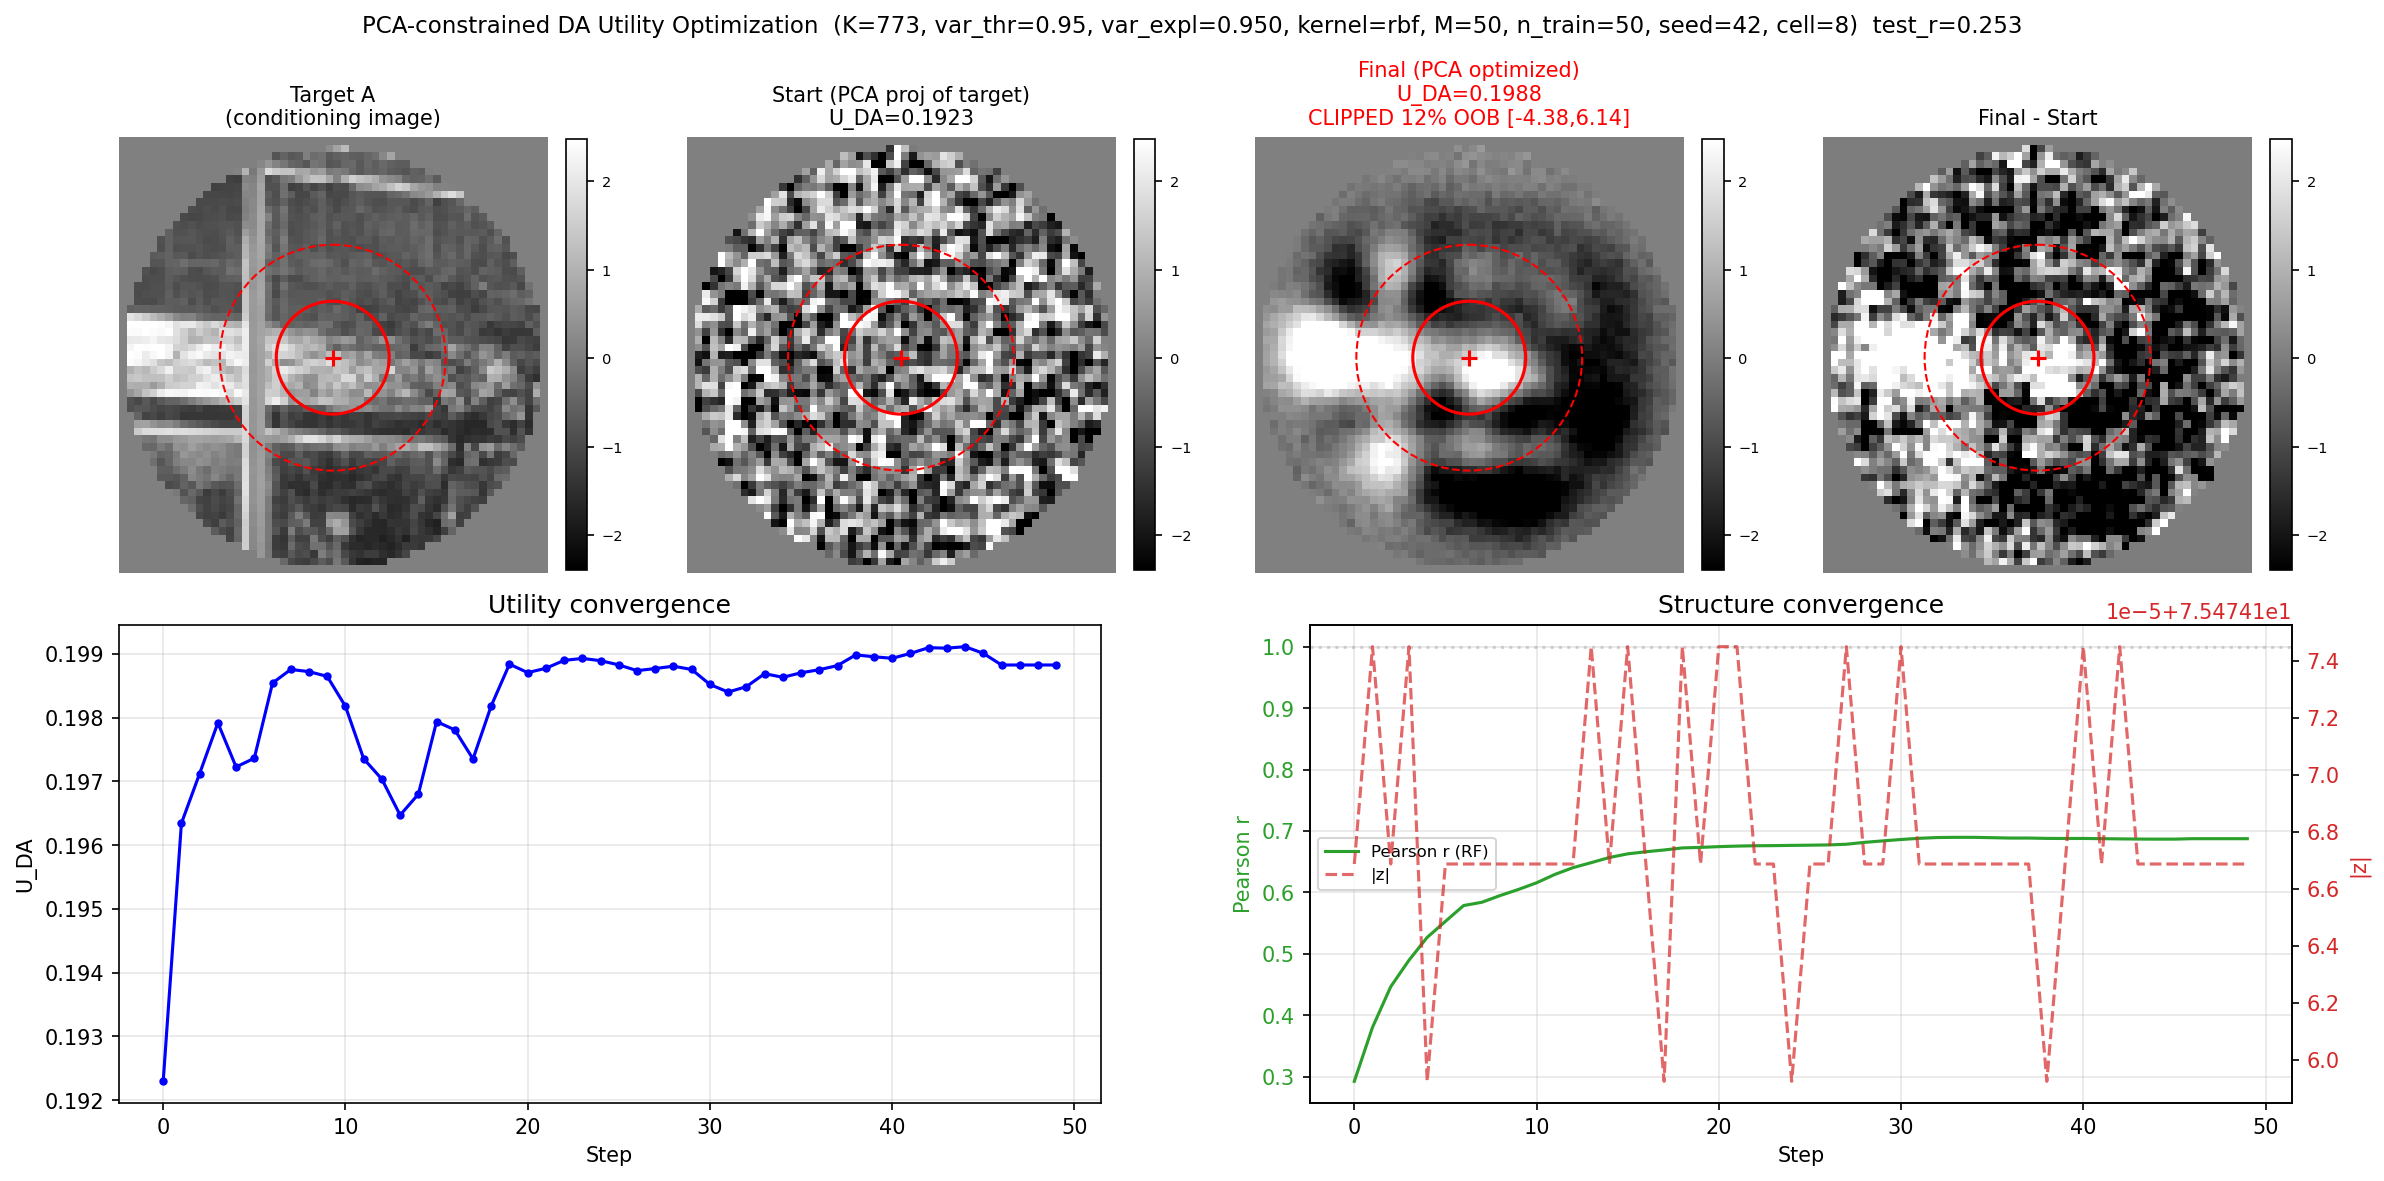

Python code for this plot:
"""
PCA-constrained gradient ascent for distribution-aware utility.

Optimizes x* = mu + V_K @ z to maximize U_DA(x* | observe x_target), where:
- mu = mean of training images (RF-masked pixels)
- V_K = top K principal components of training image covariance
- z in R^K is the optimization variable

The gradient in PCA space: nabla_z U = V_K^T @ nabla_x* U

Model training via setup() from explore_utility.py.
All model params from default_params.json via build_config_from_defaults().

Simplifications in this first version:
- Single target image (x_target = first pool image)
- PCA computed on training images only (not pool)
- K chosen by 95% variance explained threshold (CLI-overridable)
- No pixel bounds enforcement (PCA subspace provides implicit constraint)

Usage:
    python investigations/utility_decompositions/pca_optimization.py

    # Custom PCA components:
    python investigations/utility_decompositions/pca_optimization.py --n-components 50

    # Custom variance threshold:
    python investigations/utility_decompositions/pca_optimization.py --var-threshold 0.99
"""

import sys
import argparse
import numpy as np
import torch
import matplotlib
matplotlib.use('Agg')
import matplotlib.pyplot as plt
from pathlib import Path

# ---------------------------------------------------------------------------
# Path setup
# ---------------------------------------------------------------------------
_script_dir = Path(__file__).resolve().parent
_gpytorch_dir = _script_dir.parent.parent
sys.path.insert(0, str(_gpytorch_dir))

import importlib.util

# Import from local utils.py via importlib to avoid sys.modules shadowing
_local_utils_path = _gpytorch_dir / 'utils.py'
_spec = importlib.util.spec_from_file_location("gpytorch_porting_utils", str(_local_utils_path))
_local_utils = importlib.util.module_from_spec(_spec)
_spec.loader.exec_module(_local_utils)

get_gp_marginal_moments = _local_utils.get_gp_marginal_moments
compute_H = _local_utils.compute_H

# Import from acquisition.py via importlib (same pattern)
_acquisition_path = _gpytorch_dir / 'acquisition.py'
_spec_acq = importlib.util.spec_from_file_location("gpytorch_porting_acquisition", str(_acquisition_path))
_acquisition = importlib.util.module_from_spec(_spec_acq)
_spec_acq.loader.exec_module(_acquisition)

distribution_aware_utility = _acquisition.distribution_aware_utility

# Import from explore_utility.py in utility/ folder
sys.path.insert(0, str(_script_dir.parent / 'utility'))
from explore_utility import setup

from run_single_mode import build_config_from_defaults

# ---------------------------------------------------------------------------
# Investigation-specific constants (optimizer tuning, not model parameters)
# ---------------------------------------------------------------------------
N_STEPS = 50             # outer optimization steps
LR = 0.5                 # LBFGS learning rate
LBFGS_MAX_ITER = 20      # LBFGS inner iterations per step
LBFGS_MAX_EVAL = 25      # LBFGS max function evaluations per step
LBFGS_HISTORY_SIZE = 10  # LBFGS history size
LOG_EVERY = 5            # print every N steps

TARGET_INDEX = 0          # pool image index for target

DEFAULT_VAR_THRESHOLD = 0.95  # fraction of variance to retain
START_NOISE = 5             # noise std relative to ||z_target|| (0 = exact PCA projection)


# ============================================================================
# PCA computation
# ============================================================================

def compute_pca(X_train, rf_mask, var_threshold=0.95, n_components=None):
    """Compute PCA on RF-masked training images.

    Args:
        X_train: (N, d) training images on device
        rf_mask: (d,) boolean mask for RF pixels
        var_threshold: fraction of variance to retain (used if n_components is None)
        n_components: explicit number of components (overrides var_threshold)

    Returns:
        mu_rf: (n_rf,) mean of training images within RF
        V_K: (n_rf, K) top K eigenvectors (columns)
        eigenvalues: (K,) corresponding eigenvalues
        K: number of retained components
        var_explained: fraction of variance explained by K components
    """
    # Extract RF pixels: (N, n_rf)
    X_rf = X_train[:, rf_mask]
    n_train, n_rf = X_rf.shape

    # Mean
    mu_rf = X_rf.mean(dim=0)  # (n_rf,)

    # Center
    X_centered = X_rf - mu_rf.unsqueeze(0)  # (N, n_rf)

    # SVD on centered data for numerical stability
    # X_centered = U @ S @ V^T, so cov = V @ (S^2 / N) @ V^T
    U, S, Vt = torch.linalg.svd(X_centered, full_matrices=False)
    # S: (min(N, n_rf),), Vt: (min(N, n_rf), n_rf)
    # eigenvalues of covariance = S^2 / N
    eigenvalues_all = S ** 2 / n_train  # (min(N, n_rf),)
    V_all = Vt.T  # (n_rf, min(N, n_rf)) -- columns are eigenvectors

    # Determine K
    total_var = eigenvalues_all.sum().item()
    cumvar = torch.cumsum(eigenvalues_all, dim=0) / total_var

    if n_components is not None:
        K = min(n_components, len(eigenvalues_all))
    else:
        # Find smallest K such that cumvar[K-1] >= var_threshold
        above = (cumvar >= var_threshold).nonzero(as_tuple=True)[0]
        if len(above) > 0:
            K = above[0].item() + 1
        else:
            K = len(eigenvalues_all)

    V_K = V_all[:, :K]  # (n_rf, K)
    eigenvalues = eigenvalues_all[:K]  # (K,)
    var_explained = cumvar[K - 1].item()

    print(f"  PCA: n_train={n_train}, n_rf={n_rf}")
    print(f"  K={K} components, variance explained={var_explained:.4f} "
          f"(threshold={var_threshold})")
    print(f"  Eigenvalue range: [{eigenvalues[-1].item():.6f}, {eigenvalues[0].item():.6f}]")

    return mu_rf, V_K, eigenvalues, K, var_explained


# ============================================================================
# PCA reconstruction helpers
# ============================================================================

def pca_to_image(z, mu_rf, V_K, rf_mask, n_pixels, dtype, device):
    """Convert PCA coordinates z to full image.

    x_rf = mu + V_K @ z
    Then place RF pixels into full image (zeros elsewhere).

    MUST NOT be called under torch.no_grad() during optimization --
    the gradient flows through z -> V_K @ z -> x_rf -> kernel -> utility.
    """
    x_rf = mu_rf + V_K @ z  # (n_rf,)
    x_full = torch.zeros(n_pixels, dtype=dtype, device=device)
    x_full[rf_mask] = x_rf
    return x_full


def image_to_pca(x_full, mu_rf, V_K, rf_mask):
    """Project a full image into PCA coordinates.

    z = V_K^T @ (x_rf - mu)
    """
    x_rf = x_full[rf_mask]
    return V_K.T @ (x_rf - mu_rf)  # (K,)


# ============================================================================
# Gradient ascent in PCA space
# ============================================================================

def gradient_ascent_pca(model, likelihood, z_start, x_target, mu_rf, V_K,
                        rf_mask, r_max, f_max, n_pixels, dtype, device,
                        n_steps, lr, z_max_norm=None):
    """LBFGS gradient ascent maximizing U_DA in PCA space.

    Optimizes z in R^K. The image is reconstructed as x* = mu + V_K @ z.
    Gradient chain: z -> V_K @ z + mu -> x_full -> kernel -> utility.

    If z_max_norm is set, z is projected back onto the ball ||z|| <= z_max_norm
    after each outer step (projected gradient ascent).

    Args:
        z_start: (K,) initial PCA coordinates
        x_target: (n_pixels,) conditioning target for DA utility
        mu_rf, V_K: PCA basis (from compute_pca)
        rf_mask: (n_pixels,) boolean RF mask
        r_max: max spike count for Laplace truncation
        f_max: firing rate guard threshold
        n_pixels: total number of pixels
        dtype, device: tensor specs
        z_max_norm: if set, project z onto ||z|| <= z_max_norm after each step

    Returns:
        x_final: (n_pixels,) optimized image
        z_final: (K,) final PCA coordinates
        history: dict with per-step metrics
    """
    z = z_start.clone().detach().requires_grad_(True)

    optimizer = torch.optim.LBFGS(
        [z], lr=lr,
        max_iter=LBFGS_MAX_ITER,
        max_eval=LBFGS_MAX_EVAL,
        history_size=LBFGS_HISTORY_SIZE,
        line_search_fn='strong_wolfe',
    )

    history = {
        'step': [], 'utility': [], 'grad_norm': [],
        'z_norm': [], 'pearson_r_rf': [],
    }

    for step in range(n_steps):

        def closure():
            optimizer.zero_grad()
            x_full = pca_to_image(z, mu_rf, V_K, rf_mask, n_pixels, dtype, device)
            result = distribution_aware_utility(
                model, likelihood,
                x_full.unsqueeze(0),
                x_target.unsqueeze(0),
                r_max=r_max,
                adaptive_r_max=False,
                sample_lambda=False,
            )
            # Firing rate guard
            mu_g = result['mu_g_marg']
            if torch.exp(mu_g).item() > f_max:
                return torch.tensor(float('inf'), device=device)
            loss = -result['utility'].squeeze()  # NEGATE: maximize utility
            loss.backward()
            return loss

        optimizer.step(closure)

        # Project z back onto the ball ||z|| <= z_max_norm
        if z_max_norm is not None:
            with torch.no_grad():
                current_norm = z.norm()
                if current_norm > z_max_norm:
                    z.mul_(z_max_norm / current_norm)

        # Verify gradient flow on first step
        if step == 0:
            assert z.grad is not None and z.grad.norm() > 0, \
                "No gradient flow through PCA reconstruction"

        # Track metrics
        with torch.no_grad():
            x_full_eval = pca_to_image(z, mu_rf, V_K, rf_mask, n_pixels, dtype, device)
            result_eval = distribution_aware_utility(
                model, likelihood,
                x_full_eval.unsqueeze(0),
                x_target.unsqueeze(0),
                r_max=r_max,
                adaptive_r_max=False,
                sample_lambda=False,
            )
            utility = result_eval['utility'].item()

            # Pearson r within RF
            a = x_full_eval[rf_mask]
            b = x_target[rf_mask]
            a_c = a - a.mean()
            b_c = b - b.mean()
            num = (a_c * b_c).sum()
            denom = a_c.norm() * b_c.norm()
            pr = (num / denom).item() if denom > 1e-12 else 0.0

        grad_norm = z.grad.norm().item() if z.grad is not None else 0.0

        history['step'].append(step)
        history['utility'].append(utility)
        history['grad_norm'].append(grad_norm)
        history['z_norm'].append(z.detach().norm().item())
        history['pearson_r_rf'].append(pr)

        if np.isnan(utility) or np.isnan(grad_norm):
            print(f"  step {step}: NaN detected - stopping")
            break

        if step % LOG_EVERY == 0 or step == n_steps - 1:
            print(f"  step {step:4d}: U={utility:.6f}  "
                  f"r_rf={pr:.4f}  |z|={z.detach().norm().item():.4f}  "
                  f"|grad_z|={grad_norm:.4e}")

    with torch.no_grad():
        x_final = pca_to_image(z, mu_rf, V_K, rf_mask, n_pixels, dtype, device)
        z_final = z.detach().clone()

    return x_final.detach(), z_final, history


# ============================================================================
# Visualization
# ============================================================================

def plot_results(x_target, x_start, x_final, history, rf_mask,
                 kernel, config, vmin, vmax, test_r, K, var_explained,
                 var_threshold, kernel_type,
                 n_px_side, out_path, pct_oob=0.0, final_range=None):
    """Generate PCA optimization summary figure.

    Top row: target, start (PCA projection), final optimized, difference.
    Bottom left: utility convergence. Bottom right: Pearson r convergence.
    """
    mask_2d = rf_mask.cpu().numpy().reshape(n_px_side, n_px_side)
    rows = np.any(mask_2d, axis=1)
    cols = np.any(mask_2d, axis=0)
    r_min, r_max_px = np.where(rows)[0][[0, -1]]
    c_min, c_max_px = np.where(cols)[0][[0, -1]]
    r_min = max(0, r_min - 1)
    r_max_px = min(n_px_side - 1, r_max_px + 1)
    c_min = max(0, c_min - 1)
    c_max_px = min(n_px_side - 1, c_max_px + 1)

    def masked_crop(x_flat, gray_val):
        img = x_flat.detach().cpu().numpy().reshape(n_px_side, n_px_side).copy()
        img[~mask_2d] = gray_val
        return img[r_min:r_max_px+1, c_min:c_max_px+1]

    gray_val = (vmin + vmax) / 2

    # RF overlay params
    eps_0x = kernel.eps_0x.item()
    eps_0y = kernel.eps_0y.item()
    beta_nat = kernel.beta.item()
    sigma_rf = beta_nat * np.sqrt(2)
    cx_px = (eps_0x + 1) / 2 * (n_px_side - 1)
    cy_px = (eps_0y + 1) / 2 * (n_px_side - 1)
    sigma_px = sigma_rf * (n_px_side - 1) / 2
    cx_crop = cx_px - c_min
    cy_crop = cy_px - r_min

    def draw_rf_overlay(ax):
        ax.plot(cx_crop, cy_crop, 'r+', markersize=8, markeredgewidth=1.5)
        circle_1s = plt.Circle((cx_crop, cy_crop), sigma_px, fill=False,
                               color='red', linewidth=1.5, linestyle='-')
        circle_2s = plt.Circle((cx_crop, cy_crop), 2 * sigma_px, fill=False,
                               color='red', linewidth=1, linestyle='--')
        ax.add_patch(circle_1s)
        ax.add_patch(circle_2s)

    fig = plt.figure(figsize=(16, 8))

    # Top row: 4 images
    img_target = masked_crop(x_target, gray_val)
    img_start = masked_crop(x_start, gray_val)
    img_final = masked_crop(x_final, gray_val)
    img_diff = masked_crop(x_final - x_start, 0.0)

    u_start = history['utility'][0]
    u_final = history['utility'][-1]

    clip_warning = ''
    if pct_oob > 0:
        lo_str = f'{final_range[0]:.2f}' if final_range else '?'
        hi_str = f'{final_range[1]:.2f}' if final_range else '?'
        clip_warning = f'\nCLIPPED {pct_oob:.0f}% OOB [{lo_str},{hi_str}]'

    titles = [
        f'Target A\n(conditioning image)',
        f'Start (PCA proj of target)\nU_DA={u_start:.4f}',
        f'Final (PCA optimized)\nU_DA={u_final:.4f}{clip_warning}',
        f'Final - Start',
    ]
    images = [img_target, img_start, img_final, img_diff]

    for i, (img, title) in enumerate(zip(images, titles)):
        ax = fig.add_subplot(2, 4, i + 1)
        im = ax.imshow(img, cmap='gray', vmin=vmin, vmax=vmax, aspect='equal')
        title_color = 'red' if (i == 2 and pct_oob > 0) else 'black'
        ax.set_title(title, fontsize=10, color=title_color)
        ax.axis('off')
        cb = fig.colorbar(im, ax=ax, fraction=0.046, pad=0.04)
        cb.ax.tick_params(labelsize=7)
        draw_rf_overlay(ax)

    # Bottom left: Utility convergence
    ax1 = fig.add_subplot(2, 2, 3)
    steps = history['step']
    ax1.plot(steps, history['utility'], 'b.-', linewidth=1.5)
    ax1.set_xlabel('Step')
    ax1.set_ylabel('U_DA')
    ax1.set_title('Utility convergence')
    ax1.grid(True, alpha=0.3)

    # Bottom right: Pearson r + z norm
    ax2 = fig.add_subplot(2, 2, 4)
    color_r = 'tab:green'
    color_z = 'tab:red'
    ax2.plot(steps, history['pearson_r_rf'], color=color_r, linewidth=1.5,
             label='Pearson r (RF)')
    ax2.set_xlabel('Step')
    ax2.set_ylabel('Pearson r', color=color_r)
    ax2.tick_params(axis='y', labelcolor=color_r)
    ax2.axhline(1.0, color='gray', linestyle=':', alpha=0.3)
    ax2.grid(True, alpha=0.3)

    ax2r = ax2.twinx()
    ax2r.plot(steps, history['z_norm'], color=color_z, linewidth=1.5,
              alpha=0.7, linestyle='--', label='|z|')
    ax2r.set_ylabel('|z|', color=color_z)
    ax2r.tick_params(axis='y', labelcolor=color_z)

    lines1, labels1 = ax2.get_legend_handles_labels()
    lines2, labels2 = ax2r.get_legend_handles_labels()
    ax2.legend(lines1 + lines2, labels1 + labels2, loc='center left', fontsize=8)
    ax2.set_title('Structure convergence')

    title_str = (
        f'PCA-constrained DA Utility Optimization  '
        f'(K={K}, var_thr={var_threshold:.2f}, var_expl={var_explained:.3f}, '
        f'kernel={kernel_type}, '
        f'M={config["M"]}, n_train={config["n_train"]}, '
        f'seed={config["seed"]}, cell={config["cell"]})  '
        f'test_r={test_r:.3f}'
    )
    fig.suptitle(title_str, fontsize=11)
    fig.tight_layout()

    fig.savefig(out_path, dpi=150, bbox_inches='tight')
    print(f"Saved: {out_path}")
    plt.close(fig)


# ============================================================================
# Main
# ============================================================================

def main():
    parser = argparse.ArgumentParser(
        description='PCA-constrained DA utility gradient ascent')
    parser.add_argument('--n-components', type=int, default=None,
                        help='Explicit number of PCA components (overrides --var-threshold)')
    parser.add_argument('--var-threshold', type=float, default=DEFAULT_VAR_THRESHOLD,
                        help=f'Variance explained threshold for PCA (default: {DEFAULT_VAR_THRESHOLD})')
    parser.add_argument('--kernel-type', type=str, default=None,
                        choices=['arc_cosine', 'arc_sine', 'rbf'],
                        help='Kernel type (default: from default_params.json)')
    parser.add_argument('--target-index', type=int, default=TARGET_INDEX,
                        help=f'Pool image index for target (default: {TARGET_INDEX})')
    parser.add_argument('--M', type=int, default=None,
                        help='Number of inducing points (default: from explore_utility)')
    parser.add_argument('--n-train', type=int, default=None,
                        help='Number of training points (default: from explore_utility)')
    args = parser.parse_args()

    # === Step 1: Train model ===
    print("=" * 70)
    print("Step 1: Training model")
    print("=" * 70)

    env = setup(kernel_type=args.kernel_type,
                M_override=args.M, n_train_override=args.n_train)
    model = env['model']
    likelihood = env['likelihood']
    X_pool = env['X_pool']
    X_train = env['X_train']
    config = env['config']
    kernel_type = env['kernel_type']
    test_r = env['test_r']
    reliability = env['reliability']
    r_max = config['r_max']
    f_max = config['f_max']
    n_px_side = config['n_px_side']

    print(f"\nTest Pearson r: {test_r:.4f}")
    print(f"Reliability:    {reliability:.4f}")

    device = next(model.parameters()).device
    dtype = next(model.parameters()).dtype
    n_pixels = n_px_side ** 2

    # === Step 2: Get RF mask ===
    print("\n" + "=" * 70)
    print("Step 2: RF mask and target image")
    print("=" * 70)

    kernel = getattr(model, 'covar_module', None) or getattr(model, 'kernel', None)
    if not (hasattr(kernel, '_cached_mask') and kernel._cached_mask is not None):
        with torch.no_grad():
            _ = model(X_pool[0].unsqueeze(0))
    rf_mask = kernel._cached_mask.squeeze()
    n_rf = rf_mask.sum().item()
    print(f"  RF mask: {n_rf} active pixels out of {n_pixels}")

    # Target image
    x_target = X_pool[args.target_index]
    print(f"  Target: pool image {args.target_index}")

    # Dataset pixel bounds for visualization
    rf_mask_np = rf_mask.cpu().numpy()
    X_all = torch.cat([X_pool, X_train], dim=0)
    all_rf_vals = X_all.cpu().numpy()[:, rf_mask_np]
    vmin_dataset = float(all_rf_vals.min())
    vmax_dataset = float(all_rf_vals.max())
    print(f"  Dataset RF pixel range: [{vmin_dataset:.3f}, {vmax_dataset:.3f}]")

    # === Step 3: Compute PCA ===
    print("\n" + "=" * 70)
    print("Step 3: PCA on all images (RF-masked)")
    print("=" * 70)

    mu_rf, V_K, eigenvalues, K, var_explained = compute_pca(
        X_all, rf_mask,
        var_threshold=args.var_threshold,
        n_components=args.n_components,
    )

    # === Step 4: Project target into PCA space for starting point ===
    print("\n" + "=" * 70)
    print("Step 4: PCA projection and starting point")
    print("=" * 70)

    z_target = image_to_pca(x_target, mu_rf, V_K, rf_mask)
    x_target_reconstructed = pca_to_image(z_target, mu_rf, V_K, rf_mask,
                                          n_pixels, dtype, device)

    # Reconstruction error within RF
    recon_err = (x_target[rf_mask] - x_target_reconstructed[rf_mask]).norm().item()
    target_norm = x_target[rf_mask].norm().item()
    print(f"  Target PCA reconstruction error: {recon_err:.4f} "
          f"(relative: {recon_err / target_norm:.4f})")
    print(f"  ||z_target|| = {z_target.norm().item():.4f}")

    # Compute z-norm statistics from training data for norm constraint
    z_train_norms = []
    for i in range(X_train.shape[0]):
        z_i = image_to_pca(X_train[i], mu_rf, V_K, rf_mask)
        z_train_norms.append(z_i.norm().item())
    z_train_norms = np.array(z_train_norms)
    z_max_norm = float(np.percentile(z_train_norms, 95))
    print(f"  Training z-norms: mean={z_train_norms.mean():.2f}, "
          f"std={z_train_norms.std():.2f}, "
          f"max={z_train_norms.max():.2f}, "
          f"95th percentile={z_max_norm:.2f}")

    # Start from noisy version of target's PCA projection
    z_start = z_target.clone().detach()
    if START_NOISE > 0:
        noise_std = START_NOISE * z_target.norm().item()
        z_start = z_start + noise_std * torch.randn_like(z_start)
    # Clip z_start to norm boundary before optimization (avoids gradient
    # detach from the in-loop projection on the very first step)
    if z_max_norm is not None and z_start.norm() > z_max_norm:
        z_start = z_start * (z_max_norm / z_start.norm())
    x_start = pca_to_image(z_start, mu_rf, V_K, rf_mask, n_pixels, dtype, device)
    print(f"  Starting from z_target + noise (START_NOISE={START_NOISE})")
    print(f"  ||z_start|| = {z_start.norm().item():.4f}")
    print(f"  Norm constraint: ||z|| <= {z_max_norm:.2f} (95th percentile of training)")

    # === Step 5: Gradient ascent ===
    print("\n" + "=" * 70)
    print(f"Step 5: LBFGS gradient ascent in PCA space (K={K})")
    print("=" * 70)

    x_final, z_final, history = gradient_ascent_pca(
        model, likelihood, z_start, x_target, mu_rf, V_K,
        rf_mask, r_max, f_max, n_pixels, dtype, device,
        N_STEPS, LR, z_max_norm=z_max_norm,
    )

    print(f"\nGradient ascent summary:")
    print(f"  Steps: {len(history['step'])}")
    print(f"  U_DA: {history['utility'][0]:.6f} -> {history['utility'][-1]:.6f}")
    print(f"  Pearson r (RF): {history['pearson_r_rf'][0]:.4f} -> {history['pearson_r_rf'][-1]:.4f}")
    print(f"  |z|: {history['z_norm'][0]:.4f} -> {history['z_norm'][-1]:.4f}")

    # Pixel bounds check
    x_final_rf = x_final[rf_mask]
    final_min = x_final_rf.min().item()
    final_max = x_final_rf.max().item()
    n_below = (x_final_rf < vmin_dataset).sum().item()
    n_above = (x_final_rf > vmax_dataset).sum().item()
    n_oob = n_below + n_above
    pct_oob = 100.0 * n_oob / n_rf
    print(f"\n  Pixel bounds check (dataset RF range: [{vmin_dataset:.3f}, {vmax_dataset:.3f}]):")
    print(f"    Final image RF range: [{final_min:.3f}, {final_max:.3f}]")
    print(f"    Out-of-bounds pixels: {n_oob}/{n_rf} ({pct_oob:.1f}%)"
          f"  [{n_below} below, {n_above} above]")
    if n_oob > 0:
        print(f"    ** IMAGE IS CLIPPED in plot (vmin/vmax set to dataset range)")

    # PCA space analysis: how does z_final compare to z_target?
    z_similarity = torch.nn.functional.cosine_similarity(
        z_final.unsqueeze(0), z_target.unsqueeze(0)
    ).item()
    print(f"\n  PCA space analysis:")
    print(f"    z_target: |z|={z_target.norm().item():.4f}")
    print(f"    z_final:  |z|={z_final.norm().item():.4f}")
    print(f"    cosine_similarity(z_final, z_target) = {z_similarity:.4f}")

    # Firing rate diagnostics
    A = likelihood.A.squeeze()
    lam0 = likelihood.lambda0.squeeze()
    print(f"\n  Firing rate diagnostics (f_max={f_max})")
    with torch.no_grad():
        for label, x_img in [('target', x_target), ('start', x_start), ('final', x_final)]:
            mu, sigma2 = get_gp_marginal_moments(model, x_img.unsqueeze(0))
            mu_g = A * mu + lam0
            firing_rate = torch.exp(mu_g).item()
            H = compute_H(mu, sigma2, r_max=r_max, a=A, lambda0=lam0).item()
            flag = " ** EXCEEDS f_max" if firing_rate > f_max else ""
            print(f"    {label:8s}: lambda_m={mu.item():.4f}, "
                  f"mu_g={mu_g.item():.4f}, firing_rate={firing_rate:.2f}, "
                  f"H_marg={H:.6f}{flag}")

    # === Step 6: Visualization ===
    print("\n" + "=" * 70)
    print("Step 6: Visualization")
    print("=" * 70)

    plot_results(
        x_target, x_start, x_final, history, rf_mask,
        kernel, config, vmin_dataset, vmax_dataset, test_r, K, var_explained,
        args.var_threshold, kernel_type,
        n_px_side,
        out_path=_script_dir / 'pca_optimization.png',
        pct_oob=pct_oob,
        final_range=(final_min, final_max),
    )


if __name__ == '__main__':
    main()
